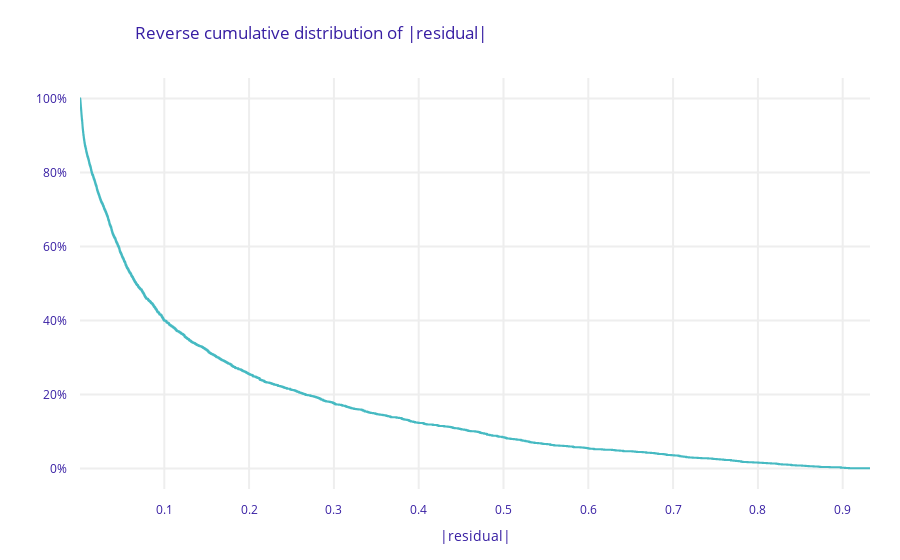

The notebook cell this image was saved under:
### Code cell
mp.plot()

### Figure 1 — Plotly figure (JSON) as saved in the notebook; plotly's stock layout.template omitted (floating-point values rounded to 4 significant figures; data arrays with more than 128 entries replaced by an {"elided": "..."} marker saying what was removed)
{"data": [{"line": {"shape": "hv"}, "marker": {"color": "#46bac2"}, "name": "XGBClassifier", "type": "scatter", "x": {"elided": "2883 float values"}, "y": {"elided": "2883 float values"}}], "layout": {"font": {"color": "#371ea3"}, "margin": {"b": 71, "r": 30, "t": 78}, "title": {"text": "Reverse cumulative distribution of |residual|", "x": 0.15}, "xaxis": {"automargin": true, "fixedrange": true, "gridwidth": 2, "tickcolor": "white", "ticklen": 10, "ticks": "outside", "title": {"text": "|residual|"}, "type": "linear", "zeroline": false}, "yaxis": {"automargin": true, "fixedrange": true, "gridwidth": 2, "tickcolor": "white", "tickformat": ",.0%", "ticklen": 10, "ticks": "outside", "type": "linear", "zeroline": false}}}
